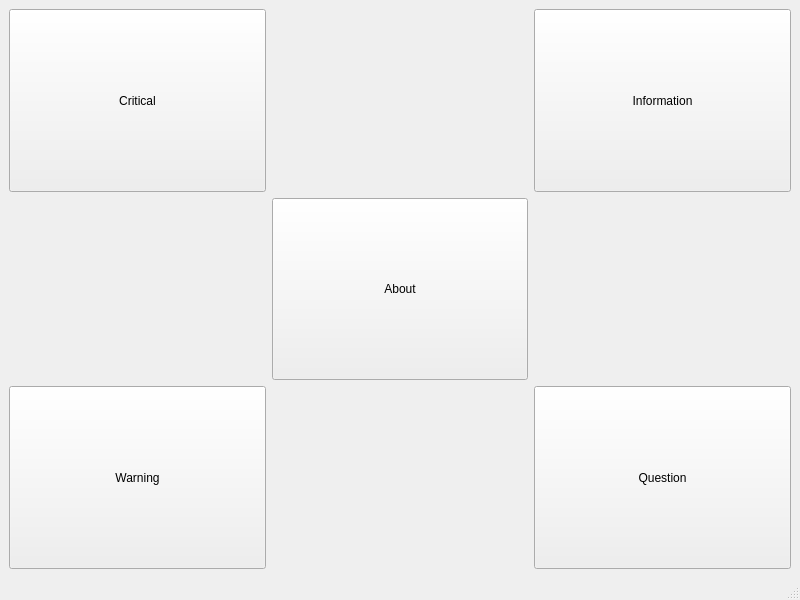
<?xml version="1.0" encoding="UTF-8"?>
<ui version="4.0">
 <class>MainWindow</class>
 <widget class="QMainWindow" name="MainWindow">
  <property name="geometry">
   <rect>
    <x>0</x>
    <y>0</y>
    <width>800</width>
    <height>600</height>
   </rect>
  </property>
  <property name="windowTitle">
   <string>MainWindow</string>
  </property>
  <widget class="QWidget" name="centralwidget">
   <layout class="QGridLayout" name="gridLayout">
    <item row="1" column="1">
     <widget class="QPushButton" name="aboutmessage">
      <property name="sizePolicy">
       <sizepolicy hsizetype="Preferred" vsizetype="Preferred">
        <horstretch>0</horstretch>
        <verstretch>0</verstretch>
       </sizepolicy>
      </property>
      <property name="text">
       <string>About</string>
      </property>
     </widget>
    </item>
    <item row="0" column="2">
     <widget class="QPushButton" name="informationmessage">
      <property name="sizePolicy">
       <sizepolicy hsizetype="Preferred" vsizetype="Preferred">
        <horstretch>0</horstretch>
        <verstretch>0</verstretch>
       </sizepolicy>
      </property>
      <property name="text">
       <string>Information</string>
      </property>
     </widget>
    </item>
    <item row="0" column="0">
     <widget class="QPushButton" name="criticalmessage">
      <property name="sizePolicy">
       <sizepolicy hsizetype="Preferred" vsizetype="Preferred">
        <horstretch>0</horstretch>
        <verstretch>0</verstretch>
       </sizepolicy>
      </property>
      <property name="text">
       <string>Critical</string>
      </property>
     </widget>
    </item>
    <item row="4" column="2">
     <widget class="QPushButton" name="questionmessage">
      <property name="sizePolicy">
       <sizepolicy hsizetype="Preferred" vsizetype="Preferred">
        <horstretch>0</horstretch>
        <verstretch>0</verstretch>
       </sizepolicy>
      </property>
      <property name="text">
       <string>Question</string>
      </property>
     </widget>
    </item>
    <item row="4" column="0">
     <widget class="QPushButton" name="warningmessage">
      <property name="sizePolicy">
       <sizepolicy hsizetype="Preferred" vsizetype="Preferred">
        <horstretch>0</horstretch>
        <verstretch>0</verstretch>
       </sizepolicy>
      </property>
      <property name="text">
       <string>Warning</string>
      </property>
     </widget>
    </item>
   </layout>
  </widget>
  <widget class="QMenuBar" name="menubar">
   <property name="geometry">
    <rect>
     <x>0</x>
     <y>0</y>
     <width>800</width>
     <height>26</height>
    </rect>
   </property>
  </widget>
  <widget class="QStatusBar" name="statusbar"/>
 </widget>
 <resources/>
 <connections/>
</ui>
